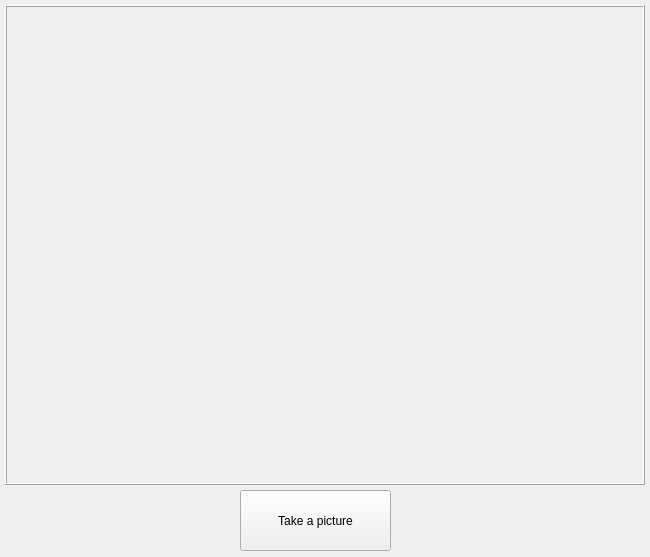
<?xml version="1.0" encoding="UTF-8"?>
<ui version="4.0">
 <class>MainWindow</class>
 <widget class="QMainWindow" name="MainWindow">
  <property name="geometry">
   <rect>
    <x>0</x>
    <y>0</y>
    <width>650</width>
    <height>557</height>
   </rect>
  </property>
  <property name="windowTitle">
   <string>MainWindow</string>
  </property>
  <widget class="QWidget" name="centralwidget">
   <widget class="QLabel" name="lblImg">
    <property name="geometry">
     <rect>
      <x>5</x>
      <y>5</y>
      <width>640</width>
      <height>480</height>
     </rect>
    </property>
    <property name="frameShape">
     <enum>QFrame::Box</enum>
    </property>
    <property name="frameShadow">
     <enum>QFrame::Raised</enum>
    </property>
    <property name="text">
     <string/>
    </property>
   </widget>
   <widget class="QLabel" name="lblPicture">
    <property name="geometry">
     <rect>
      <x>10</x>
      <y>490</y>
      <width>101</width>
      <height>61</height>
     </rect>
    </property>
    <property name="text">
     <string/>
    </property>
   </widget>
   <widget class="QPushButton" name="btnTakePicture">
    <property name="geometry">
     <rect>
      <x>240</x>
      <y>490</y>
      <width>151</width>
      <height>61</height>
     </rect>
    </property>
    <property name="text">
     <string>Take a picture</string>
    </property>
   </widget>
  </widget>
 </widget>
 <resources/>
 <connections/>
</ui>
